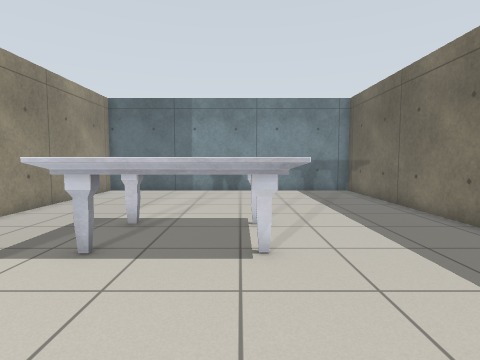
View 1 (above)

18 first-person views from a walk through a robot-simulator world made for Gazebo. The camera is 0.94 m above the floor, tilts 4° down and sees 80° across. The lines on the ground mark 1 m squares. The floor is counted in squares, 0.5 m on a side. Each view is taken from the middle of a square. On the plan, view 1 faces up. The plan holds only what a view shows up to about 16 squares ahead; the rest is blank. Some stock models are drawn as simple stand-ins. Some surface patterns are stand-ins.

View 2
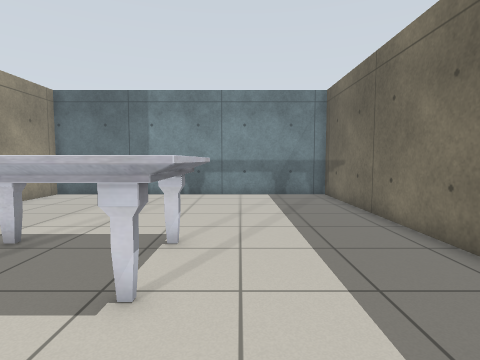

View 3
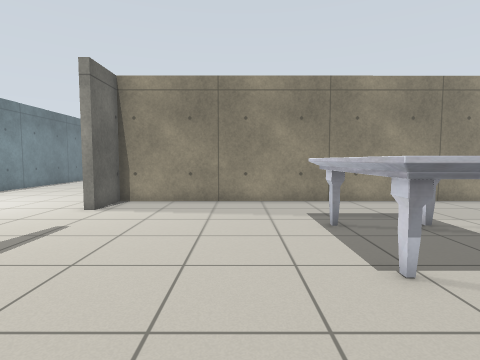

View 4
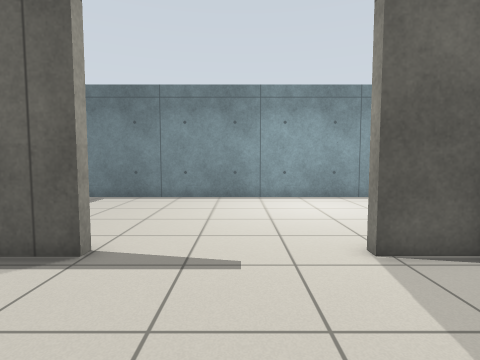

View 5
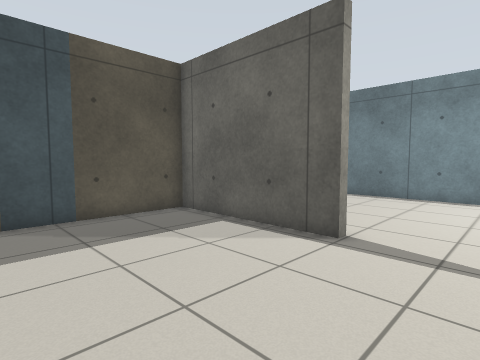

View 6
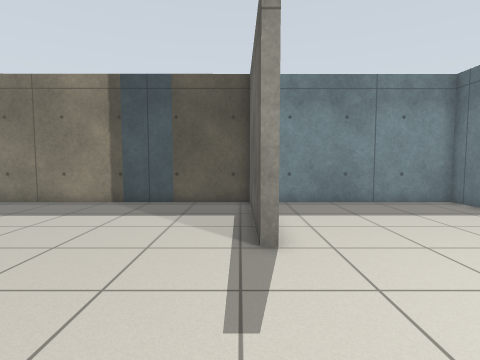

View 7
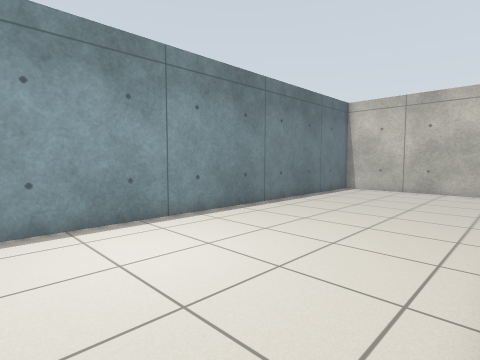

View 8
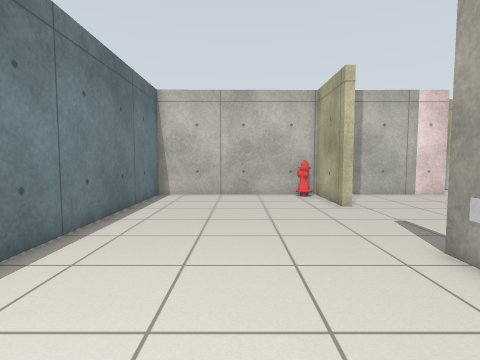

View 9
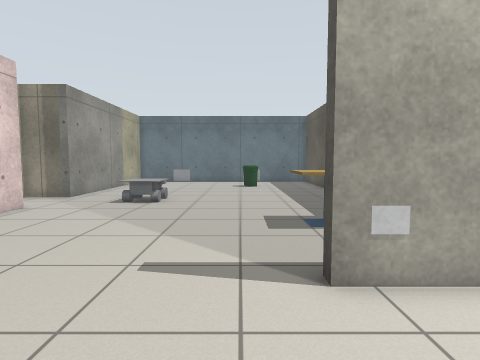

View 10
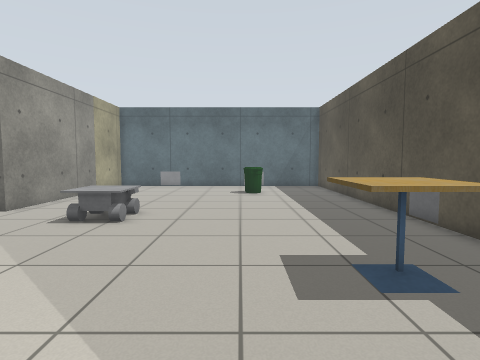

View 11
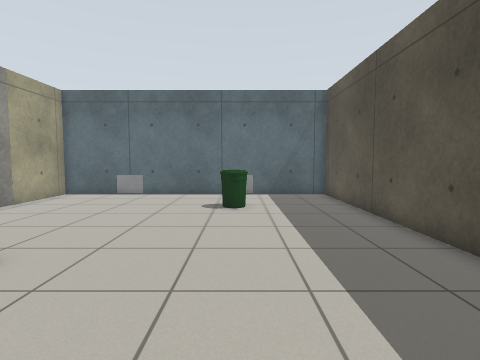

View 12
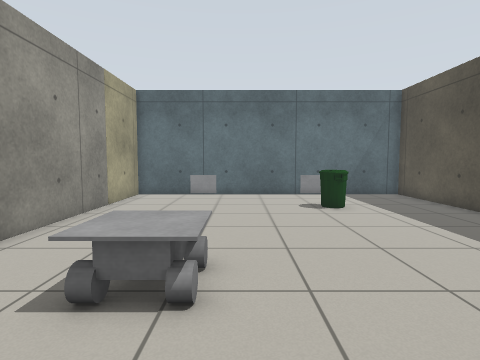

View 13
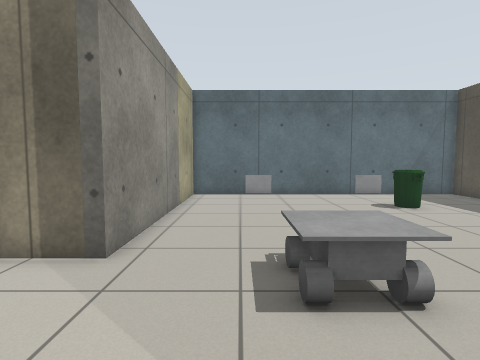

View 14
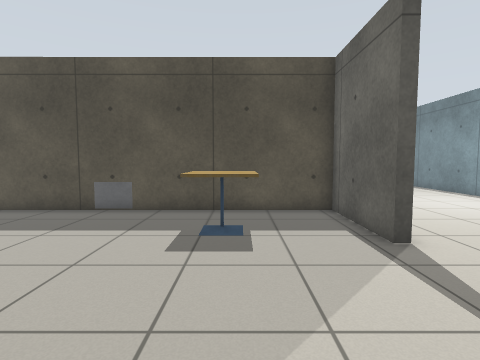

View 15
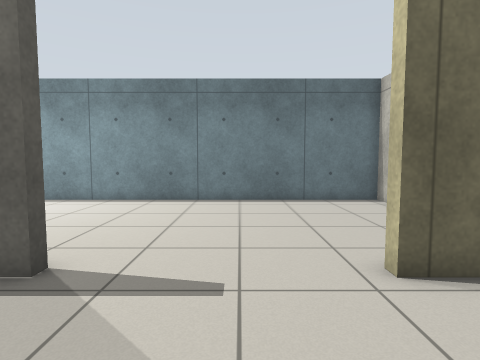

View 16
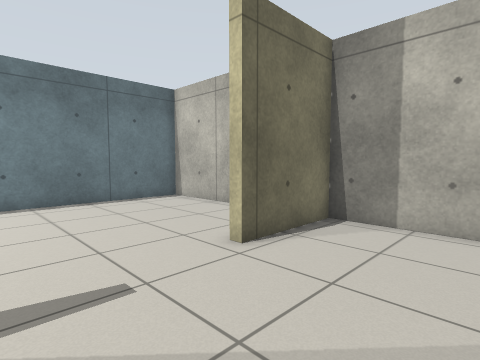

View 17
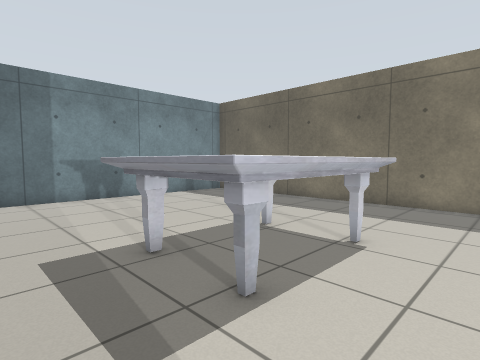

View 18
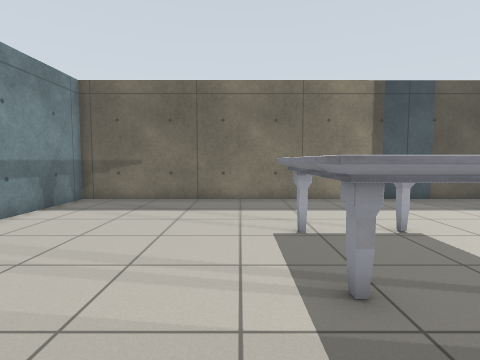

### Floor plan
Points are (right, up) in squares from view 1. A wall is a line through its corners. A room is listed if a view was taken in it or the views show most of it. See-through windows are left out.
Room 1 (views 1, 2, 3, 4, 5, 6, 7, 8, 9, 10, 11, 12, 13, 14, 15, 16, 17, 18)
walls: (-10.4, -2.9) (-12.7, -2.9) (-12.7, -2.5) (-8.3, -2.5) (-8.4, 17.6) (-22.5, 17.6) (-22.5, 7.4) (-25, 7.4); (1.4, -2.5) (6.7, -2.5) (6.6, 17.6) (-8, 17.6) (-7.9, -2.5) (-5.7, -2.5) (-5.7, -2.9); (-22.5, 4.2) (-22.5, -2.5) (-18.5, -2.5) (-18.5, -2.9) (-22.5, -2.9) (-22.6, -11.4) (6.7, -11.4) (6.7, -3.7)
objects: fire hydrant (-22, -4); other object (-19, 6) to (-18, 7); window (-19, 18); bin (-14, 13) to (-13, 14); window (-13, 18); cafe table (-12, 1) to (-11, 2); marble table (-4, 5) to (1, 9)

Where each view was taken, in squares from view 1:
view 1: 0 up, 0 right, facing up
view 2: 2 up, 2 right, facing up
view 3: 3 up, 5 right, facing left
view 4: 3 up, 3 left, facing down
view 5: 4 up, 3 left, facing down-right
view 6: 2 down, 6 left, facing right
view 7: 3 down, 4 left, facing down-left
view 8: 7 down, 7 left, facing left
view 9: 7 down, 14 left, facing up
view 10: 3 down, 14 left, facing up
view 11: 2 up, 13 left, facing up
view 12: 2 up, 17 left, facing up
view 13: 2 up, 20 left, facing up
view 14: 1 up, 19 left, facing right
view 15: 2 up, 16 left, facing down
view 16: 2 up, 14 left, facing down-left
view 17: 3 up, 6 left, facing up-right
view 18: 10 up, 7 left, facing right
